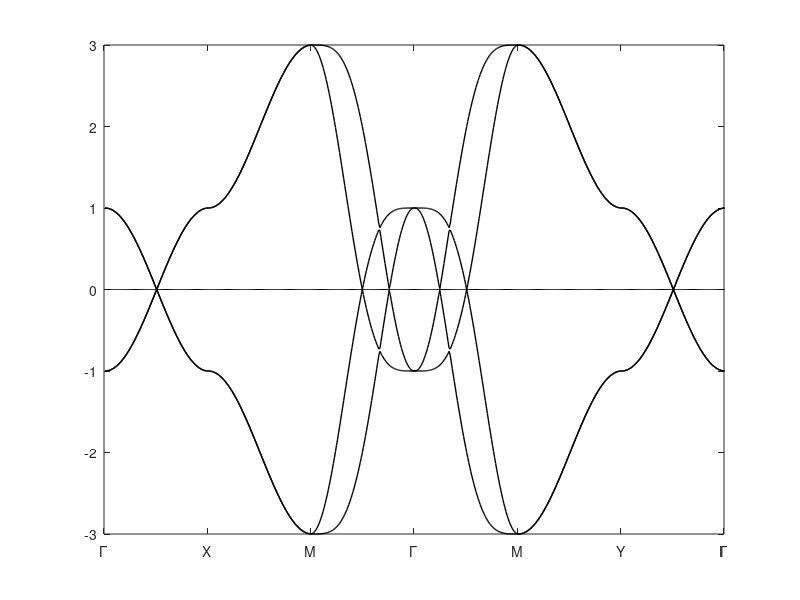

Recreate this plot in MATLAB. (Note: this script raises an error after producing the figure.)
clear all
%% 
t=1;
J=1;
mu=-1;
% Delta=0.1755;
% del1=0.1755;
% del2=0.1755;
% % V=1;
% Delta=0.792;
% del1=0.0658;
% del2=0.0658;
% V=1.5;
Delta=0;
del1=0;
del2=0;
V=0;
str='t=%.2f, J=%.2f, \\mu=%.2f, U=%.2f, \\Delta=%.2f';

% del=0;
% del1=0;
% del2=0;
% V=0;

N=200;
kx=linspace(-pi,pi,N+1);kx(end)=[];
ky=linspace(-pi,pi,N+1);ky(end)=[];

for i=1:length(kx)
    for j=1:length(ky)
        % qx=kx(121);
        qx=0;
        qy=0;
        kkx=kx(i);
        kky=ky(j);
        A=-t*(cos(kkx+qx)+cos(kky+qy))-mu;
        B=J*sin(kkx+qx)*sin(kky+qy);
        AA=-t*(cos(-kkx+qx)+cos(-kky+qy))-mu;
        BB=J*sin(-kkx+qx)*sin(-kky+qy);

        Z=-t*(cos(kkx)+cos(kky))-mu;
        W=J*sin(kkx)*sin(kky);
        
        C=Delta;
        gpp=sin(kkx)+1i*sin(kky);
        gpm=sin(kkx)-1i*sin(kky);
        Dc11=V*del1*gpp;
        Dc22=V*del2*gpp;
        Dh11=V*del1*gpp+0*gpm;
        Dh22=0*gpp+V*del2*gpm;

        Hs=[A+B 0 0 -C;0 A-B C 0;0 C -AA-BB 0;-C 0 0 -AA+BB];
        Hpc=[A+B 0 Dc11 0;0 A-B 0 Dc22;conj(Dc11) 0 -AA-BB 0;0 conj(Dc22) 0 -AA+BB];
        Hph=[A+B 0 Dh11 0;0 A-B 0 Dh22;conj(Dh11) 0 -AA-BB 0;0 conj(Dh22) 0 -AA+BB];
        [u,d]=eig(Hs);
        EEE1(i,j)=d(1,1);EEE2(i,j)=d(2,2);EEE3(i,j)=d(3,3);EEE4(i,j)=d(4,4);
        [upc,dpc]=eig(Hpc);
        EEEc1(i,j)=dpc(1,1);EEEc2(i,j)=dpc(2,2);EEEc3(i,j)=dpc(3,3);EEEc4(i,j)=dpc(4,4);
        [uph,dph]=eig(Hph);
        EEEh1(i,j)=dph(1,1);EEEh2(i,j)=dph(2,2);EEEh3(i,j)=dph(3,3);EEEh4(i,j)=dph(4,4);
        EE1(i,j)=1/2*((-AA-BB+A-B)+sqrt((-AA-BB-A+B)^2+4*C^2));
        EE2(i,j)=1/2*((-AA-BB+A-B)-sqrt((-AA-BB-A+B)^2+4*C^2));
        EE3(i,j)=1/2*((-AA+BB+A+B)+sqrt((-AA+BB-A-B)^2+4*C^2));
        EE4(i,j)=1/2*((-AA+BB+A+B)-sqrt((-AA+BB-A-B)^2+4*C^2));
        % 
        Ep1(i,j)=sqrt((Z+W)^2+Dc11*conj(Dc11));
        Ep2(i,j)=-sqrt((Z+W)^2+Dc11*conj(Dc11));
        Ep3(i,j)=sqrt((Z-W)^2+Dc11*conj(Dc11));
        Ep4(i,j)=-sqrt((Z-W)^2+Dc11*conj(Dc11));
        % Ep1(i,j)=sqrt((A+B)^2+Dc11*conj(Dc11));
        % Ep2(i,j)=-sqrt((A+B)^2+Dc11*conj(Dc11));
        % Ep3(i,j)=sqrt((A-B)^2+Dc11*conj(Dc11));
        % Ep4(i,j)=-sqrt((A-B)^2+Dc11*conj(Dc11));        
    end
end

% figure
% surf(EE1)
% hold on
% surf(EE2)
% surf(EE3)
% surf(EE4)
% 
% figure
% plot(EE1,'k')
% hold on
% plot(EE2,'k')
% plot(EE3,'k')
% plot(EE4,'k')
% 
% figure
% surf(Ep1)
% hold on
% surf(Ep2)
% surf(Ep3)
% surf(Ep4)
% 
% figure
% plot(Ep1,'k')
% hold on
% plot(Ep2,'k')
% plot(Ep3,'k')
% plot(Ep4,'k')

figure
plot([EEE1(101:200,101);EEE1(1,101:200)';flip(diag(EEE1(101:200,101:200)));diag(EEE1(101:-1:2,101:200));EEE1(1:101,1);EEE1(101,200:-1:101)'],'k','LineWidth',1)
hold on
plot([EEE2(101:200,101);EEE2(1,101:200)';flip(diag(EEE2(101:200,101:200)));diag(EEE2(101:-1:2,101:200));EEE2(1:101,1);EEE2(101,200:-1:101)'],'k','LineWidth',1)
plot([EEE3(101:200,101);EEE3(1,101:200)';flip(diag(EEE3(101:200,101:200)));diag(EEE3(101:-1:2,101:200));EEE3(1:101,1);EEE3(101,200:-1:101)'],'k','LineWidth',1)
plot([EEE4(101:200,101);EEE4(1,101:200)';flip(diag(EEE4(101:200,101:200)));diag(EEE4(101:-1:2,101:200));EEE4(1:101,1);EEE4(101,200:-1:101)'],'k','LineWidth',1)
plot(zeros(1,601),'k')
xticks([0 N/2 N 3*N/2 2*N 5*N/2 3*N])
xticklabels({'\Gamma', 'X', 'M','\Gamma','M', 'Y', '\Gamma'})
xlim([0 3*N])
ax1=gca;
ax1.XGrid='on'
ax1.GridAlpha=1;
ax1.FontName='Times New Roman';
ax1.FontSize=12;
% title(sprintf(str, t, J, mu, V, del))
title(sprintf(str, t, J, mu, V, Delta))
% 
% figure
% plot([EE1(N/2+1:N,N/2+1);EE1(1,N/2+1:N)';flip(diag(EE1(N/2+1:N,N/2+1:N)));diag(EE1(N/2+1:-1:2,N/2+1:N));EE1(1:N/2+1,1);EE1(N/2+1,N:-1:N/2+1)'],'k','LineWidth',1)

% figure
% ax1=gca;
% plot([EEEc1(101:200,101);EEEc1(1,101:200)';flip(diag(EEEc1(101:200,101:200)));diag(EEEc1(101:-1:2,101:200));EEEc1(1:101,1);EEEc1(101,200:-1:101)'],'k','LineWidth',0.8)
% hold on
% plot([EEEc2(101:200,101);EEEc2(1,101:200)';flip(diag(EEEc2(101:200,101:200)));diag(EEEc2(101:-1:2,101:200));EEEc2(1:101,1);EEEc2(101,200:-1:101)'],'k','LineWidth',0.8)
% plot([EEEc3(101:200,101);EEEc3(1,101:200)';flip(diag(EEEc3(101:200,101:200)));diag(EEEc3(101:-1:2,101:200));EEEc3(1:101,1);EEEc3(101,200:-1:101)'],'k','LineWidth',0.8)
% plot([EEEc4(101:200,101);EEEc4(1,101:200)';flip(diag(EEEc4(101:200,101:200)));diag(EEEc4(101:-1:2,101:200));EEEc4(1:101,1);EEEc4(101,200:-1:101)'],'k','LineWidth',0.8)
% xticks([0 N/2 N 3*N/2 2*N 5*N/2 3*N])
% xticklabels({'\Gamma', 'X', 'M','\Gamma','M', 'Y', '\Gamma'})
% xlim([0 3*N])
% ax1.XGrid='on'
% ax1.GridAlpha=1;
% ax1.FontName='Times New Roman';
% ax1.FontSize=12;

% figure
% ax1=gca;
% plot([Ep1(101:200,101);Ep1(1,101:200)';flip(diag(Ep1(101:200,101:200)));diag(Ep1(101:-1:2,101:200));EEEc1(1:101,1);Ep1(101,200:-1:101)'],'k','LineWidth',0.8)
% hold on
% plot([Ep2(101:200,101);Ep2(1,101:200)';flip(diag(Ep2(101:200,101:200)));diag(Ep2(101:-1:2,101:200));Ep2(1:101,1);Ep2(101,200:-1:101)'],'k','LineWidth',0.8)
% plot([Ep3(101:200,101);Ep3(1,101:200)';flip(diag(Ep3(101:200,101:200)));diag(Ep3(101:-1:2,101:200));Ep3(1:101,1);Ep3(101,200:-1:101)'],'k','LineWidth',0.8)
% plot([Ep4(101:200,101);Ep4(1,101:200)';flip(diag(Ep4(101:200,101:200)));diag(Ep4(101:-1:2,101:200));Ep4(1:101,1);Ep4(101,200:-1:101)'],'k','LineWidth',0.8)
% xticks([0 N/2 N 3*N/2 2*N 5*N/2 3*N])
% xticklabels({'\Gamma', 'X', 'M','\Gamma','M', 'Y', '\Gamma'})
% xlim([0 3*N])
% ax1.XGrid='on'
% ax1.GridAlpha=1;
% ax1.FontName='Times New Roman';
% ax1.FontSize=12;

% figure
% ax1=gca;
% plot([EEEh1(101:200,101);EEEh1(1,101:200)';flip(diag(EEEh1(101:200,101:200)));diag(EEEh1(101:-1:2,101:200));EEEh1(1:101,1);EEEh1(101,200:-1:101)'],'k','LineWidth',0.8)
% hold on
% plot([EEEh2(101:200,101);EEEh2(1,101:200)';flip(diag(EEEh2(101:200,101:200)));diag(EEEh2(101:-1:2,101:200));EEEh2(1:101,1);EEEh2(101,200:-1:101)'],'k','LineWidth',0.8)
% plot([EEEh3(101:200,101);EEEh3(1,101:200)';flip(diag(EEEh3(101:200,101:200)));diag(EEEh3(101:-1:2,101:200));EEEh3(1:101,1);EEEh3(101,200:-1:101)'],'k','LineWidth',0.8)
% plot([EEEh4(101:200,101);EEEh4(1,101:200)';flip(diag(EEEh4(101:200,101:200)));diag(EEEh4(101:-1:2,101:200));EEEh4(1:101,1);EEEh4(101,200:-1:101)'],'k','LineWidth',0.8)
% xticks([0 N/2 N 3*N/2 2*N 5*N/2 3*N])
% xticklabels({'\Gamma', 'X', 'M','\Gamma','M', 'Y', '\Gamma'})
% xlim([0 3*N])
% ax1.XGrid='on'
% ax1.GridAlpha=1;
% ax1.FontName='Times New Roman';
% ax1.FontSize=12;
% 
% figure
% ax1=gca;
% plot([EE1(101:200,101);EE1(1,101:200)';flip(diag(EE1(101:200,101:200)));diag(EE1(101:-1:2,101:200));EE1(1:101,1);EE1(101,200:-1:101)'],'k','LineWidth',0.8)
% hold on
% plot([EE2(101:200,101);EE2(1,101:200)';flip(diag(EE2(101:200,101:200)));diag(EE2(101:-1:2,101:200));EE2(1:101,1);EE2(101,200:-1:101)'],'k','LineWidth',0.8)
% plot([EE3(101:200,101);EE3(1,101:200)';flip(diag(EE3(101:200,101:200)));diag(EE3(101:-1:2,101:200));EE3(1:101,1);EE3(101,200:-1:101)'],'k','LineWidth',0.8)
% plot([EE4(101:200,101);EE4(1,101:200)';flip(diag(EE4(101:200,101:200)));diag(EE4(101:-1:2,101:200));EE4(1:101,1);EE4(101,200:-1:101)'],'k','LineWidth',0.8)
% xticks([0 N/2 N 3*N/2 2*N 5*N/2 3*N])
% xticklabels({'\Gamma', 'X', 'M','\Gamma','M', 'Y', '\Gamma'})
% xlim([0 3*N])
% ax1.XGrid='on'
% ax1.GridAlpha=1;
% ax1.FontName='Times New Roman';
% ax1.FontSize=12;
%% 
highsymm=1:2*N+4;
figure
ax1=gca;
EE1spg=[EE1(N/2:N,N/2) ; EE1(N,N/2:N)' ; EE1(N:-1:N/2,N) ; EE1(N/2,N:-1:N/2)'];
EE2spg=[EE2(N/2:N,N/2) ; EE2(N,N/2:N)' ; EE2(N:-1:N/2,N) ; EE2(N/2,N:-1:N/2)'];
EE3spg=[EE3(N/2:N,N/2) ; EE3(N,N/2:N)' ; EE3(N:-1:N/2,N) ; EE3(N/2,N:-1:N/2)'];
EE4spg=[EE4(N/2:N,N/2) ; EE4(N,N/2:N)' ; EE4(N:-1:N/2,N) ; EE4(N/2,N:-1:N/2)'];
plot(EE1spg,'r','LineWidth',0.8)
hold on
plot(EE2spg,'r','LineWidth',0.8)
plot(EE3spg,'b','LineWidth',0.8)
plot(EE4spg,'b','LineWidth',0.8)
% overlap_indicesEE1 = (EE1spg == EE3spg);
% plot(highsymm(overlap_indicesEE1),EE1spg(overlap_indicesEE1), 'k', 'LineWidth', 0.8);
% overlap_indicesEE2 = (EE2spg == EE4spg);
% plot(highsymm(overlap_indicesEE2),EE2spg(overlap_indicesEE2), 'k', 'LineWidth', 0.8);

xticks([0 N/2 N 3*N/2 2*N])
xticklabels({'\Gamma', 'X', 'M', 'Y', '\Gamma'})
xlim([0 2*N])
ax1.XGrid='on'
ax1.GridAlpha=1;
ax1.FontName='Times New Roman';
ax1.FontSize=12;
%% 

figure
ax2=gca;
Ep1spg=[Ep1(N/2:N,N/2) ; Ep1(N,N/2:N)' ; Ep1(N:-1:N/2,N) ; Ep1(N/2,N:-1:N/2)'];
Ep2spg=[Ep2(N/2:N,N/2) ; Ep2(N,N/2:N)' ; Ep2(N:-1:N/2,N) ; Ep2(N/2,N:-1:N/2)'];
Ep3spg=[Ep3(N/2:N,N/2) ; Ep3(N,N/2:N)' ; Ep3(N:-1:N/2,N) ; Ep3(N/2,N:-1:N/2)'];
Ep4spg=[Ep4(N/2:N,N/2) ; Ep4(N,N/2:N)' ; Ep4(N:-1:N/2,N) ; Ep4(N/2,N:-1:N/2)'];
plot(Ep1spg,'r','LineWidth',0.8)
hold on
plot(Ep2spg,'r','LineWidth',0.8)
plot(Ep3spg,'b','LineWidth',0.8)
plot(Ep4spg,'b','LineWidth',0.8)
% overlap_indicesEp1 = (Ep1spg == Ep3spg);
% plot(highsymm(overlap_indicesEp1),Ep1spg(overlap_indicesEp1), 'k', 'LineWidth', 0.8);
% overlap_indicesEp2 = (Ep2spg == Ep4spg);
% plot(highsymm(overlap_indicesEp2),Ep2spg(overlap_indicesEp2), 'k', 'LineWidth', 0.8);
xticks([0 N/2 N 3*N/2 2*N])
xticklabels({'\Gamma', 'X', 'M', 'Y', '\Gamma'})
xlim([0 2*N])
ax2.XGrid='on'
ax2.GridAlpha=1;
ax2.FontName='Times New Roman';
ax2.FontSize=12;

% title(['FFLO' '\rm{-phase gap structure}'])
% title(['\it{s}' '\rm{-wave gap structure}'])
% title(['\it{p_x}' '\rm{-wave gap structure}'])
% title(['\it{p_y}' '\rm{-wave gap structure}'])
% title('\it{p}\rm{^{+}_{\uparrow\uparrow}-wave gap structure}')
%% 

highsymm=1:2*N+4;
figure
ax1=gca;
EEE1spg=[EEE1(N/2:N,N/2) ; EEE1(N,N/2:N)' ; EEE1(N:-1:N/2,N) ; EEE1(N/2,N:-1:N/2)'];
EEE2spg=[EEE2(N/2:N,N/2) ; EEE2(N,N/2:N)' ; EEE2(N:-1:N/2,N) ; EEE2(N/2,N:-1:N/2)'];
EEE3spg=[EEE3(N/2:N,N/2) ; EEE3(N,N/2:N)' ; EEE3(N:-1:N/2,N) ; EEE3(N/2,N:-1:N/2)'];
EEE4spg=[EEE4(N/2:N,N/2) ; EEE4(N,N/2:N)' ; EEE4(N:-1:N/2,N) ; EEE4(N/2,N:-1:N/2)'];
plot(EEE1spg,'r','LineWidth',0.8)
hold on
plot(EEE2spg,'b','LineWidth',0.8)
plot(EEE3spg,'r','LineWidth',0.8)
plot(EEE4spg,'b','LineWidth',0.8)
% overlap_indicesEE1 = (EE1spg == EE3spg);
% plot(highsymm(overlap_indicesEE1),EE1spg(overlap_indicesEE1), 'k', 'LineWidth', 0.8);
% overlap_indicesEE2 = (EE2spg == EE4spg);
% plot(highsymm(overlap_indicesEE2),EE2spg(overlap_indicesEE2), 'k', 'LineWidth', 0.8);

xticks([0 N/2 N 3*N/2 2*N])
xticklabels({'\Gamma', 'X', 'M', 'Y', '\Gamma'})
xlim([0 2*N])
ax1.XGrid='on'
ax1.GridAlpha=1;
ax1.FontName='Times New Roman';
ax1.FontSize=12;
